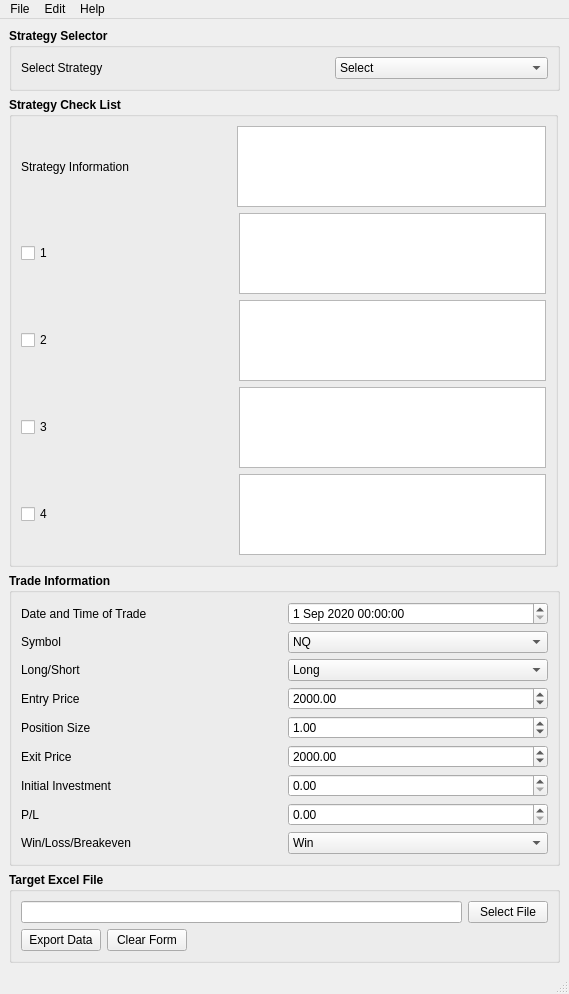
<?xml version="1.0" encoding="UTF-8"?>
<ui version="4.0">
 <class>MainWindow</class>
 <widget class="QMainWindow" name="MainWindow">
  <property name="geometry">
   <rect>
    <x>0</x>
    <y>0</y>
    <width>569</width>
    <height>994</height>
   </rect>
  </property>
  <property name="sizePolicy">
   <sizepolicy hsizetype="Maximum" vsizetype="Preferred">
    <horstretch>0</horstretch>
    <verstretch>0</verstretch>
   </sizepolicy>
  </property>
  <property name="minimumSize">
   <size>
    <width>569</width>
    <height>994</height>
   </size>
  </property>
  <property name="maximumSize">
   <size>
    <width>994</width>
    <height>16777215</height>
   </size>
  </property>
  <property name="baseSize">
   <size>
    <width>994</width>
    <height>0</height>
   </size>
  </property>
  <property name="windowTitle">
   <string>MainWindow</string>
  </property>
  <widget class="QWidget" name="centralwidget">
   <layout class="QFormLayout" name="formLayout_3">
    <item row="0" column="0" colspan="2">
     <widget class="QGroupBox" name="groupBox">
      <property name="font">
       <font>
        <bold>true</bold>
       </font>
      </property>
      <property name="title">
       <string>Strategy Selector</string>
      </property>
      <layout class="QGridLayout" name="gridLayout_4">
       <item row="0" column="0">
        <layout class="QHBoxLayout" name="horizontalLayout_2">
         <property name="spacing">
          <number>100</number>
         </property>
         <item>
          <widget class="QLabel" name="label">
           <property name="font">
            <font>
             <bold>false</bold>
            </font>
           </property>
           <property name="text">
            <string>Select Strategy</string>
           </property>
           <property name="buddy">
            <cstring>comboBox</cstring>
           </property>
          </widget>
         </item>
         <item>
          <widget class="QComboBox" name="comboBox">
           <property name="font">
            <font>
             <bold>false</bold>
            </font>
           </property>
           <item>
            <property name="text">
             <string>Select</string>
            </property>
           </item>
           <item>
            <property name="text">
             <string>Volume Accumulation Setup</string>
            </property>
           </item>
           <item>
            <property name="text">
             <string>Volume Trend Setup</string>
            </property>
           </item>
           <item>
            <property name="text">
             <string>Volume Rejection Setup</string>
            </property>
           </item>
           <item>
            <property name="text">
             <string>Volume Reversal Setup</string>
            </property>
           </item>
           <item>
            <property name="text">
             <string>Volume PD POC Setup</string>
            </property>
           </item>
          </widget>
         </item>
        </layout>
       </item>
      </layout>
     </widget>
    </item>
    <item row="1" column="0">
     <widget class="QGroupBox" name="groupBox_2">
      <property name="minimumSize">
       <size>
        <width>549</width>
        <height>0</height>
       </size>
      </property>
      <property name="font">
       <font>
        <bold>true</bold>
       </font>
      </property>
      <property name="title">
       <string>Strategy Check List</string>
      </property>
      <layout class="QGridLayout" name="gridLayout_3">
       <item row="4" column="0">
        <layout class="QHBoxLayout" name="horizontalLayout_8">
         <property name="spacing">
          <number>186</number>
         </property>
         <item>
          <widget class="QCheckBox" name="checkBox_4">
           <property name="font">
            <font>
             <bold>false</bold>
            </font>
           </property>
           <property name="text">
            <string>4</string>
           </property>
          </widget>
         </item>
         <item>
          <widget class="QPlainTextEdit" name="plainTextEdit_4">
           <property name="minimumSize">
            <size>
             <width>300</width>
             <height>0</height>
            </size>
           </property>
           <property name="readOnly">
            <bool>true</bool>
           </property>
          </widget>
         </item>
        </layout>
       </item>
       <item row="1" column="0">
        <layout class="QHBoxLayout" name="horizontalLayout_5">
         <property name="spacing">
          <number>186</number>
         </property>
         <item>
          <widget class="QCheckBox" name="checkBox">
           <property name="font">
            <font>
             <bold>false</bold>
            </font>
           </property>
           <property name="text">
            <string>1</string>
           </property>
          </widget>
         </item>
         <item>
          <widget class="QPlainTextEdit" name="plainTextEdit">
           <property name="enabled">
            <bool>true</bool>
           </property>
           <property name="minimumSize">
            <size>
             <width>300</width>
             <height>0</height>
            </size>
           </property>
           <property name="baseSize">
            <size>
             <width>0</width>
             <height>0</height>
            </size>
           </property>
           <property name="layoutDirection">
            <enum>Qt::LayoutDirection::LeftToRight</enum>
           </property>
           <property name="tabChangesFocus">
            <bool>false</bool>
           </property>
           <property name="lineWrapMode">
            <enum>QPlainTextEdit::LineWrapMode::WidgetWidth</enum>
           </property>
           <property name="readOnly">
            <bool>true</bool>
           </property>
          </widget>
         </item>
        </layout>
       </item>
       <item row="0" column="0">
        <layout class="QHBoxLayout" name="horizontalLayout_4">
         <property name="spacing">
          <number>108</number>
         </property>
         <item>
          <widget class="QLabel" name="label_2">
           <property name="font">
            <font>
             <bold>false</bold>
            </font>
           </property>
           <property name="text">
            <string>Strategy Information</string>
           </property>
           <property name="buddy">
            <cstring>textEdit</cstring>
           </property>
          </widget>
         </item>
         <item>
          <widget class="QTextEdit" name="textEdit">
           <property name="minimumSize">
            <size>
             <width>300</width>
             <height>0</height>
            </size>
           </property>
           <property name="baseSize">
            <size>
             <width>0</width>
             <height>0</height>
            </size>
           </property>
           <property name="readOnly">
            <bool>true</bool>
           </property>
          </widget>
         </item>
        </layout>
       </item>
       <item row="3" column="0">
        <layout class="QHBoxLayout" name="horizontalLayout_7">
         <property name="spacing">
          <number>186</number>
         </property>
         <item>
          <widget class="QCheckBox" name="checkBox_3">
           <property name="font">
            <font>
             <bold>false</bold>
            </font>
           </property>
           <property name="text">
            <string>3</string>
           </property>
          </widget>
         </item>
         <item>
          <widget class="QPlainTextEdit" name="plainTextEdit_3">
           <property name="minimumSize">
            <size>
             <width>300</width>
             <height>0</height>
            </size>
           </property>
           <property name="readOnly">
            <bool>true</bool>
           </property>
          </widget>
         </item>
        </layout>
       </item>
       <item row="2" column="0">
        <layout class="QHBoxLayout" name="horizontalLayout_6">
         <property name="spacing">
          <number>186</number>
         </property>
         <item>
          <widget class="QCheckBox" name="checkBox_2">
           <property name="font">
            <font>
             <bold>false</bold>
            </font>
           </property>
           <property name="text">
            <string>2</string>
           </property>
          </widget>
         </item>
         <item>
          <widget class="QPlainTextEdit" name="plainTextEdit_2">
           <property name="minimumSize">
            <size>
             <width>300</width>
             <height>0</height>
            </size>
           </property>
           <property name="readOnly">
            <bool>true</bool>
           </property>
          </widget>
         </item>
        </layout>
       </item>
      </layout>
     </widget>
    </item>
    <item row="2" column="0" colspan="2">
     <widget class="QGroupBox" name="groupBox_3">
      <property name="font">
       <font>
        <bold>true</bold>
       </font>
      </property>
      <property name="title">
       <string>Trade Information</string>
      </property>
      <layout class="QGridLayout" name="gridLayout">
       <item row="0" column="0">
        <widget class="QLabel" name="label_4">
         <property name="font">
          <font>
           <bold>false</bold>
          </font>
         </property>
         <property name="text">
          <string>Date and Time of Trade</string>
         </property>
         <property name="buddy">
          <cstring>dateTimeEdit</cstring>
         </property>
        </widget>
       </item>
       <item row="0" column="1">
        <widget class="QDateTimeEdit" name="dateTimeEdit">
         <property name="font">
          <font>
           <bold>false</bold>
          </font>
         </property>
         <property name="minimumDate">
          <date>
           <year>2020</year>
           <month>9</month>
           <day>1</day>
          </date>
         </property>
        </widget>
       </item>
       <item row="1" column="0">
        <widget class="QLabel" name="label_5">
         <property name="font">
          <font>
           <bold>false</bold>
          </font>
         </property>
         <property name="text">
          <string>Symbol</string>
         </property>
         <property name="buddy">
          <cstring>comboBox_2</cstring>
         </property>
        </widget>
       </item>
       <item row="1" column="1">
        <widget class="QComboBox" name="comboBox_2">
         <property name="font">
          <font>
           <bold>false</bold>
          </font>
         </property>
         <item>
          <property name="text">
           <string>NQ</string>
          </property>
         </item>
         <item>
          <property name="text">
           <string>ES</string>
          </property>
         </item>
         <item>
          <property name="text">
           <string>MNQ</string>
          </property>
         </item>
         <item>
          <property name="text">
           <string>MES</string>
          </property>
         </item>
        </widget>
       </item>
       <item row="2" column="0">
        <widget class="QLabel" name="label_11">
         <property name="font">
          <font>
           <bold>false</bold>
          </font>
         </property>
         <property name="text">
          <string>Long/Short</string>
         </property>
         <property name="buddy">
          <cstring>comboBox_3</cstring>
         </property>
        </widget>
       </item>
       <item row="2" column="1">
        <widget class="QComboBox" name="comboBox_3">
         <property name="font">
          <font>
           <bold>false</bold>
          </font>
         </property>
         <item>
          <property name="text">
           <string>Long</string>
          </property>
         </item>
         <item>
          <property name="text">
           <string>Short</string>
          </property>
         </item>
        </widget>
       </item>
       <item row="3" column="0">
        <widget class="QLabel" name="label_6">
         <property name="font">
          <font>
           <bold>false</bold>
          </font>
         </property>
         <property name="text">
          <string>Entry Price</string>
         </property>
         <property name="buddy">
          <cstring>doubleSpinBox</cstring>
         </property>
        </widget>
       </item>
       <item row="3" column="1">
        <widget class="QDoubleSpinBox" name="doubleSpinBox">
         <property name="font">
          <font>
           <bold>false</bold>
          </font>
         </property>
         <property name="prefix">
          <string/>
         </property>
         <property name="maximum">
          <double>9999.989999999999782</double>
         </property>
         <property name="value">
          <double>2000.000000000000000</double>
         </property>
        </widget>
       </item>
       <item row="4" column="0">
        <widget class="QLabel" name="label_7">
         <property name="font">
          <font>
           <bold>false</bold>
          </font>
         </property>
         <property name="text">
          <string>Position Size</string>
         </property>
         <property name="buddy">
          <cstring>doubleSpinBox_2</cstring>
         </property>
        </widget>
       </item>
       <item row="4" column="1">
        <widget class="QDoubleSpinBox" name="doubleSpinBox_2">
         <property name="font">
          <font>
           <bold>false</bold>
          </font>
         </property>
         <property name="value">
          <double>1.000000000000000</double>
         </property>
        </widget>
       </item>
       <item row="5" column="0">
        <widget class="QLabel" name="label_8">
         <property name="font">
          <font>
           <bold>false</bold>
          </font>
         </property>
         <property name="text">
          <string>Exit Price</string>
         </property>
         <property name="buddy">
          <cstring>doubleSpinBox_3</cstring>
         </property>
        </widget>
       </item>
       <item row="5" column="1">
        <widget class="QDoubleSpinBox" name="doubleSpinBox_3">
         <property name="font">
          <font>
           <bold>false</bold>
          </font>
         </property>
         <property name="maximum">
          <double>9999.989999999999782</double>
         </property>
         <property name="value">
          <double>2000.000000000000000</double>
         </property>
        </widget>
       </item>
       <item row="6" column="0">
        <widget class="QLabel" name="label_12">
         <property name="font">
          <font>
           <bold>false</bold>
          </font>
         </property>
         <property name="text">
          <string>Initial Investment</string>
         </property>
         <property name="buddy">
          <cstring>doubleSpinBox_4</cstring>
         </property>
        </widget>
       </item>
       <item row="6" column="1">
        <widget class="QDoubleSpinBox" name="doubleSpinBox_4">
         <property name="font">
          <font>
           <bold>false</bold>
          </font>
         </property>
        </widget>
       </item>
       <item row="7" column="0">
        <widget class="QLabel" name="label_9">
         <property name="font">
          <font>
           <bold>false</bold>
          </font>
         </property>
         <property name="text">
          <string>P/L</string>
         </property>
         <property name="buddy">
          <cstring>doubleSpinBox_5</cstring>
         </property>
        </widget>
       </item>
       <item row="7" column="1">
        <widget class="QDoubleSpinBox" name="doubleSpinBox_5">
         <property name="font">
          <font>
           <bold>false</bold>
          </font>
         </property>
         <property name="maximum">
          <double>999999.989999999990687</double>
         </property>
        </widget>
       </item>
       <item row="8" column="0">
        <widget class="QLabel" name="label_10">
         <property name="font">
          <font>
           <bold>false</bold>
          </font>
         </property>
         <property name="text">
          <string>Win/Loss/Breakeven</string>
         </property>
         <property name="buddy">
          <cstring>comboBox_4</cstring>
         </property>
        </widget>
       </item>
       <item row="8" column="1">
        <widget class="QComboBox" name="comboBox_4">
         <property name="font">
          <font>
           <bold>false</bold>
          </font>
         </property>
         <item>
          <property name="text">
           <string>Win</string>
          </property>
         </item>
         <item>
          <property name="text">
           <string>Loss</string>
          </property>
         </item>
         <item>
          <property name="text">
           <string>Breakeven</string>
          </property>
         </item>
        </widget>
       </item>
      </layout>
     </widget>
    </item>
    <item row="3" column="0" colspan="2">
     <widget class="QGroupBox" name="groupBox_4">
      <property name="font">
       <font>
        <bold>true</bold>
       </font>
      </property>
      <property name="title">
       <string>Target Excel File</string>
      </property>
      <layout class="QGridLayout" name="gridLayout_2">
       <item row="0" column="0">
        <layout class="QHBoxLayout" name="horizontalLayout">
         <item>
          <widget class="QLineEdit" name="lineEdit"/>
         </item>
         <item>
          <widget class="QPushButton" name="selectFile">
           <property name="font">
            <font>
             <bold>false</bold>
            </font>
           </property>
           <property name="text">
            <string>Select File</string>
           </property>
          </widget>
         </item>
        </layout>
       </item>
       <item row="1" column="0">
        <layout class="QFormLayout" name="formLayout_2">
         <property name="sizeConstraint">
          <enum>QLayout::SizeConstraint::SetFixedSize</enum>
         </property>
         <property name="fieldGrowthPolicy">
          <enum>QFormLayout::FieldGrowthPolicy::FieldsStayAtSizeHint</enum>
         </property>
         <property name="bottomMargin">
          <number>0</number>
         </property>
         <item row="0" column="0">
          <widget class="QPushButton" name="exportData">
           <property name="font">
            <font>
             <bold>false</bold>
            </font>
           </property>
           <property name="text">
            <string>Export Data</string>
           </property>
          </widget>
         </item>
         <item row="0" column="1">
          <widget class="QPushButton" name="clearForm">
           <property name="font">
            <font>
             <bold>false</bold>
            </font>
           </property>
           <property name="text">
            <string>Clear Form</string>
           </property>
          </widget>
         </item>
        </layout>
       </item>
      </layout>
     </widget>
    </item>
   </layout>
   <zorder>groupBox_2</zorder>
   <zorder>groupBox</zorder>
   <zorder>groupBox_3</zorder>
   <zorder>groupBox_4</zorder>
  </widget>
  <widget class="QMenuBar" name="menubar">
   <property name="geometry">
    <rect>
     <x>0</x>
     <y>0</y>
     <width>569</width>
     <height>21</height>
    </rect>
   </property>
   <widget class="QMenu" name="menuEdit">
    <property name="title">
     <string>File</string>
    </property>
    <addaction name="actionLink_Excel_Doc"/>
    <addaction name="actionClose"/>
   </widget>
   <widget class="QMenu" name="menuHelo">
    <property name="title">
     <string>Edit</string>
    </property>
   </widget>
   <widget class="QMenu" name="menuHelp">
    <property name="title">
     <string>Help</string>
    </property>
   </widget>
   <addaction name="menuEdit"/>
   <addaction name="menuHelo"/>
   <addaction name="menuHelp"/>
  </widget>
  <widget class="QStatusBar" name="statusbar"/>
  <action name="actionClose">
   <property name="text">
    <string>Close</string>
   </property>
  </action>
  <action name="actionLink_Excel_Doc">
   <property name="text">
    <string>Link Excel Doc</string>
   </property>
  </action>
 </widget>
 <resources/>
 <connections/>
</ui>
